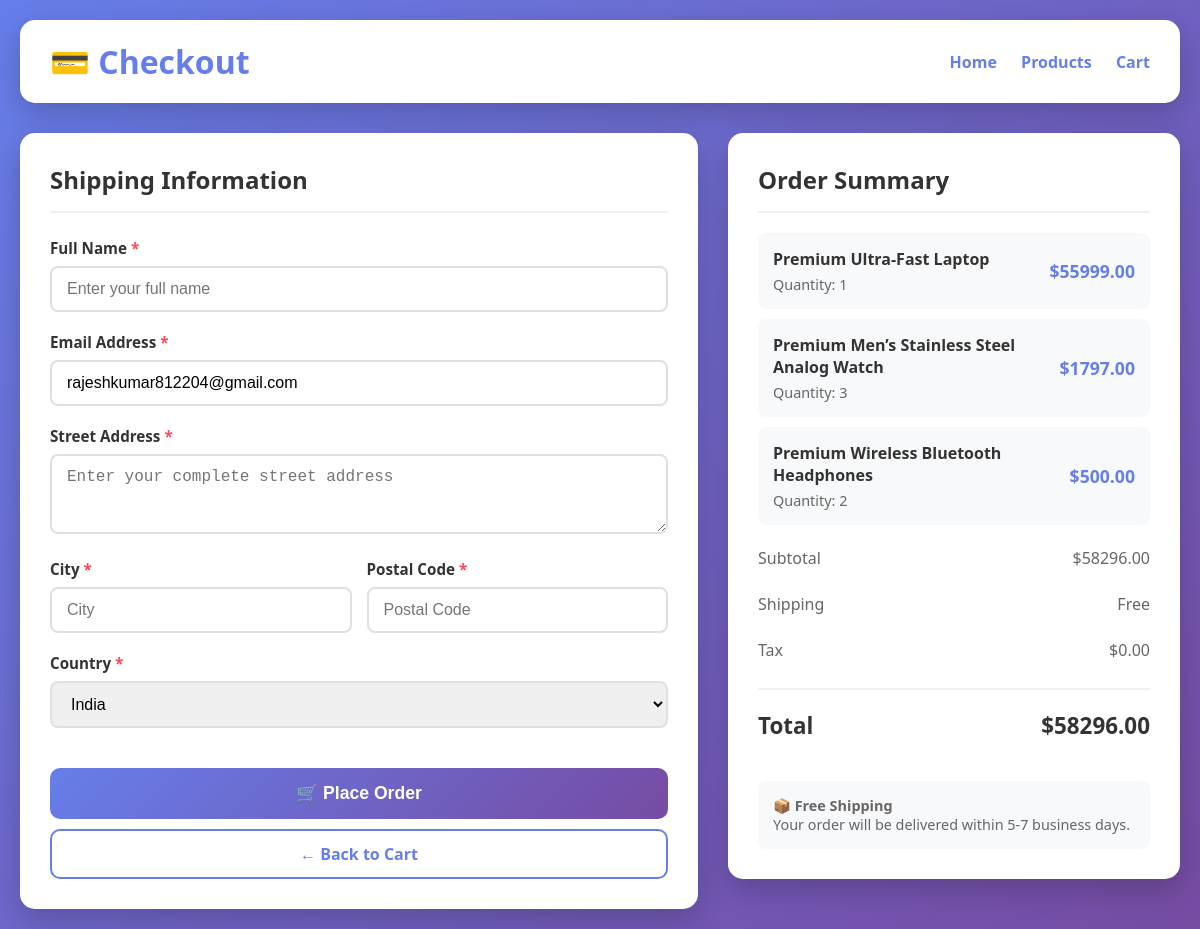
Screenshot of /checkout/ (signed in) with the database file from the repository.
### shop/models.py (models this page shows, shortened)
class Cart(models.Model):
    user = models.ForeignKey(User, on_delete=models.CASCADE)
    product = models.ForeignKey(Product, on_delete=models.CASCADE)
    quantity = models.PositiveIntegerField(default=1)
    created = models.DateTimeField(auto_now_add=True)
    updated = models.DateTimeField(auto_now=True)
    class Meta:
        unique_together = ('user', 'product')
        ordering = ['-created']
    def get_total(self):
        return self.product.price * self.quantity

class Product(models.Model):
    STOCK_CHOICES = [
        ('in_stock', 'In Stock'),
        ('low_stock', 'Low Stock'),
        ('out_stock', 'Out of Stock'),
    ]
    category = models.ForeignKey(Category, related_name='products', on_delete=models.CASCADE)
    name = models.CharField(max_length=200)
    slug = models.SlugField(unique=True)
    description = models.TextField()
    price = models.DecimalField(max_digits=10, decimal_places=2)
    original_price = models.DecimalField(max_digits=10, decimal_places=2, null=True, blank=True)
    image = models.ImageField(upload_to='products/', blank=True, null=True)
    stock = models.IntegerField(default=0)
    stock_status = models.CharField(max_length=20, choices=STOCK_CHOICES, default='in_stock')
    available = models.BooleanField(default=True)
    featured = models.BooleanField(default=False)
    is_new = models.BooleanField(default=False)
    is_featured = models.BooleanField(default=False)
    discount_percent = models.IntegerField(null=True, blank=True)
    rating = models.DecimalField(max_digits=3, decimal_places=2, default=0)
    review_count = models.IntegerField(default=0)
    created = models.DateTimeField(auto_now_add=True)
    updated = models.DateTimeField(auto_now=True)
    class Meta:
        ordering = ['-created']

### shop/views.py (the view, shortened to what this page needs)
# urls.py: path('checkout/', views.checkout, name='checkout'),
@login_required
def checkout(request):
    cart_items = Cart.objects.filter(user=request.user).select_related('product')
    if not cart_items.exists():
        messages.warning(request, 'Your cart is empty')
        return redirect('cart_view')
    cart_total = sum(item.get_total() for item in cart_items)
    context = {
        'cart_items': cart_items,
        'cart_total': cart_total,
    }
    return render(request, 'shop/checkout.html', context)

### shop/context_processors.py (called while the page is built)
def cart_count(request):
    if request.user.is_authenticated:
        count = Cart.objects.filter(user=request.user).count()
    else:
        count = 0
    return {
        'cart_count': count
    }

### shop/templates/shop/checkout.html (shortened to what this page needs)
{% load static %}
<!DOCTYPE html>
<html lang="en">
<head>
</head>
<body>
    <div class="container">
        <div class="header">
            <h1>💳 Checkout</h1>
            <div class="header-links">
                <a href="{% url 'home' %}">Home</a>
                <a href="{% url 'product_list' %}">Products</a>
                <a href="{% url 'cart_view' %}">Cart</a>
            </div>
        </div>
        <div class="checkout-content">
            <div class="checkout-form">
                <h2 class="form-title">Shipping Information</h2>
                <form method="post" action="{% url 'checkout' %}">
                    <div class="form-group">
                        <label for="full_name">Full Name <span class="required">*</span></label>
                        <input type="text" id="full_name" name="full_name" required
                               placeholder="Enter your full name" value="{{ user.get_full_name }}">
                    </div>
                    <div class="form-group">
                        <label for="email">Email Address <span class="required">*</span></label>
                        <input type="email" id="email" name="email" required
                               placeholder="your.email@example.com" value="{{ user.email }}">
                    </div>
                    <div class="form-group">
                        <label for="address">Street Address <span class="required">*</span></label>
                        <textarea id="address" name="address" required
                                  placeholder="Enter your complete street address"></textarea>
                    </div>
                    <div class="form-row">
                        <div class="form-group">
                            <label for="city">City <span class="required">*</span></label>
                            <input type="text" id="city" name="city" required
                                   placeholder="City">
                        </div>
                        <div class="form-group">
                            <label for="postal_code">Postal Code <span class="required">*</span></label>
                            <input type="text" id="postal_code" name="postal_code" required
                                   placeholder="Postal Code">
                        </div>
                    </div>
                    <div class="form-group">
                        <label for="country">Country <span class="required">*</span></label>
                        <select id="country" name="country" required>
                            <option value="India" selected>India</option>
                        </select>
                    </div>
                    <button type="submit" class="place-order-btn">
                        🛒 Place Order
                    </button>
                    <a href="{% url 'cart_view' %}" class="back-to-cart">
                        ← Back to Cart
                    </a>
                </form>
            </div>
            <div class="order-summary">
                <h2 class="summary-title">Order Summary</h2>
                {% for item in cart_items %}
                <div class="summary-item">
                    <div class="item-info">
                        <div class="item-name">{{ item.product.name }}</div>
                        <div class="item-quantity">Quantity: {{ item.quantity }}</div>
                    </div>
                    <div class="item-price">${{ item.get_total|floatformat:2 }}</div>
                </div>
                {% endfor %}
                <div class="summary-row">
                    <span>Subtotal</span>
                    <span>${{ cart_total|floatformat:2 }}</span>
                </div>
                <div class="summary-row">
                    <span>Shipping</span>
                    <span>Free</span>
                </div>
                <div class="summary-row">
                    <span>Tax</span>
                    <span>$0.00</span>
                </div>
                <div class="summary-total">
                    <span>Total</span>
                    <span>${{ cart_total|floatformat:2 }}</span>
                </div>
                <div style="margin-top: 20px; padding: 15px; background: #f8f9fa; border-radius: 8px; font-size: 0.9rem; color: #666;">
                    <strong>📦 Free Shipping</strong><br>
                    Your order will be delivered within 5-7 business days.
                </div>
            </div>
        </div>
    </div>
</body>
</html>

### shop/templates/shop/checkout.html (style rules this page uses)
* { margin: 0; padding: 0; box-sizing: border-box; }
body { font-family: 'Segoe UI', Tahoma, Geneva, Verdana, sans-serif; background: linear-gradient(135deg, #667eea 0%, #764ba2 100%); min-height: 100vh; padding: 20px; }
.container { max-width: 1200px; margin: 0 auto; }
.header { background: white; padding: 20px 30px; border-radius: 15px; box-shadow: 0 10px 30px rgba(0,0,0,0.2); margin-bottom: 30px; display: flex; justify-content: space-between; align-items: center; }
.header h1 { color: #667eea; font-size: 2rem; }
.header-links a { color: #667eea; text-decoration: none; margin-left: 20px; font-weight: 600; transition: color 0.3s; }
.checkout-content { display: grid; grid-template-columns: 1.5fr 1fr; gap: 30px; }
.checkout-form { background: white; border-radius: 15px; padding: 30px; box-shadow: 0 10px 30px rgba(0,0,0,0.2); }
.form-title { font-size: 1.5rem; color: #333; margin-bottom: 25px; padding-bottom: 15px; border-bottom: 2px solid #f0f0f0; }
.form-group { margin-bottom: 20px; }
.form-group label { display: block; font-weight: 600; color: #333; margin-bottom: 8px; font-size: 0.95rem; }
.form-group input, .form-group textarea, .form-group select { width: 100%; padding: 12px 15px; border: 2px solid #e0e0e0; border-radius: 8px; font-size: 1rem; transition: border-color 0.3s; }
.form-group textarea { resize: vertical; min-height: 80px; }
.form-row { display: grid; grid-template-columns: 1fr 1fr; gap: 15px; }
.order-summary { background: white; border-radius: 15px; padding: 30px; box-shadow: 0 10px 30px rgba(0,0,0,0.2); height: fit-content; position: sticky; top: 20px; }
.summary-title { font-size: 1.5rem; color: #333; margin-bottom: 20px; padding-bottom: 15px; border-bottom: 2px solid #f0f0f0; }
.summary-item { display: flex; justify-content: space-between; align-items: center; padding: 15px; background: #f8f9fa; border-radius: 8px; margin-bottom: 10px; }
.item-info { flex: 1; }
.item-name { font-weight: 600; color: #333; margin-bottom: 5px; }
.item-quantity { font-size: 0.9rem; color: #666; }
.item-price { font-weight: 700; color: #667eea; font-size: 1.1rem; }
.summary-row { display: flex; justify-content: space-between; padding: 12px 0; font-size: 1rem; color: #666; }
.summary-total { display: flex; justify-content: space-between; padding: 20px 0; font-size: 1.4rem; font-weight: 700; color: #333; border-top: 2px solid #f0f0f0; margin-top: 15px; }
.place-order-btn { width: 100%; padding: 15px; background: linear-gradient(135deg, #667eea 0%, #764ba2 100%); color: white; border: none; border-radius: 10px; font-size: 1.1rem; font-weight: 600; cursor: pointer; transition: transform 0.3s, box-shadow 0.3s; margin-top: 20px; }
.back-to-cart { width: 100%; padding: 12px; background: white; color: #667eea; border: 2px solid #667eea; border-radius: 10px; font-size: 1rem; font-weight: 600; cursor: pointer; transition: all 0.3s; margin-top: 10px; text-decoration: none; display: block; text-align: center; }
.required { color: #ff4757; }

### rows the page displays
Cart: product.name "Premium Ultra-Fast Laptop", quantity "1", get_total "55999.00"
Cart: product.name "Premium Men’s Stainless Steel Analog Watch", quantity "3", get_total "1797.00"
Cart: product.name "Premium Wireless Bluetooth Headphones", quantity "2", get_total "500.00"

### other values shown
{{ cart_total|floatformat:2 }} "58296.00"
